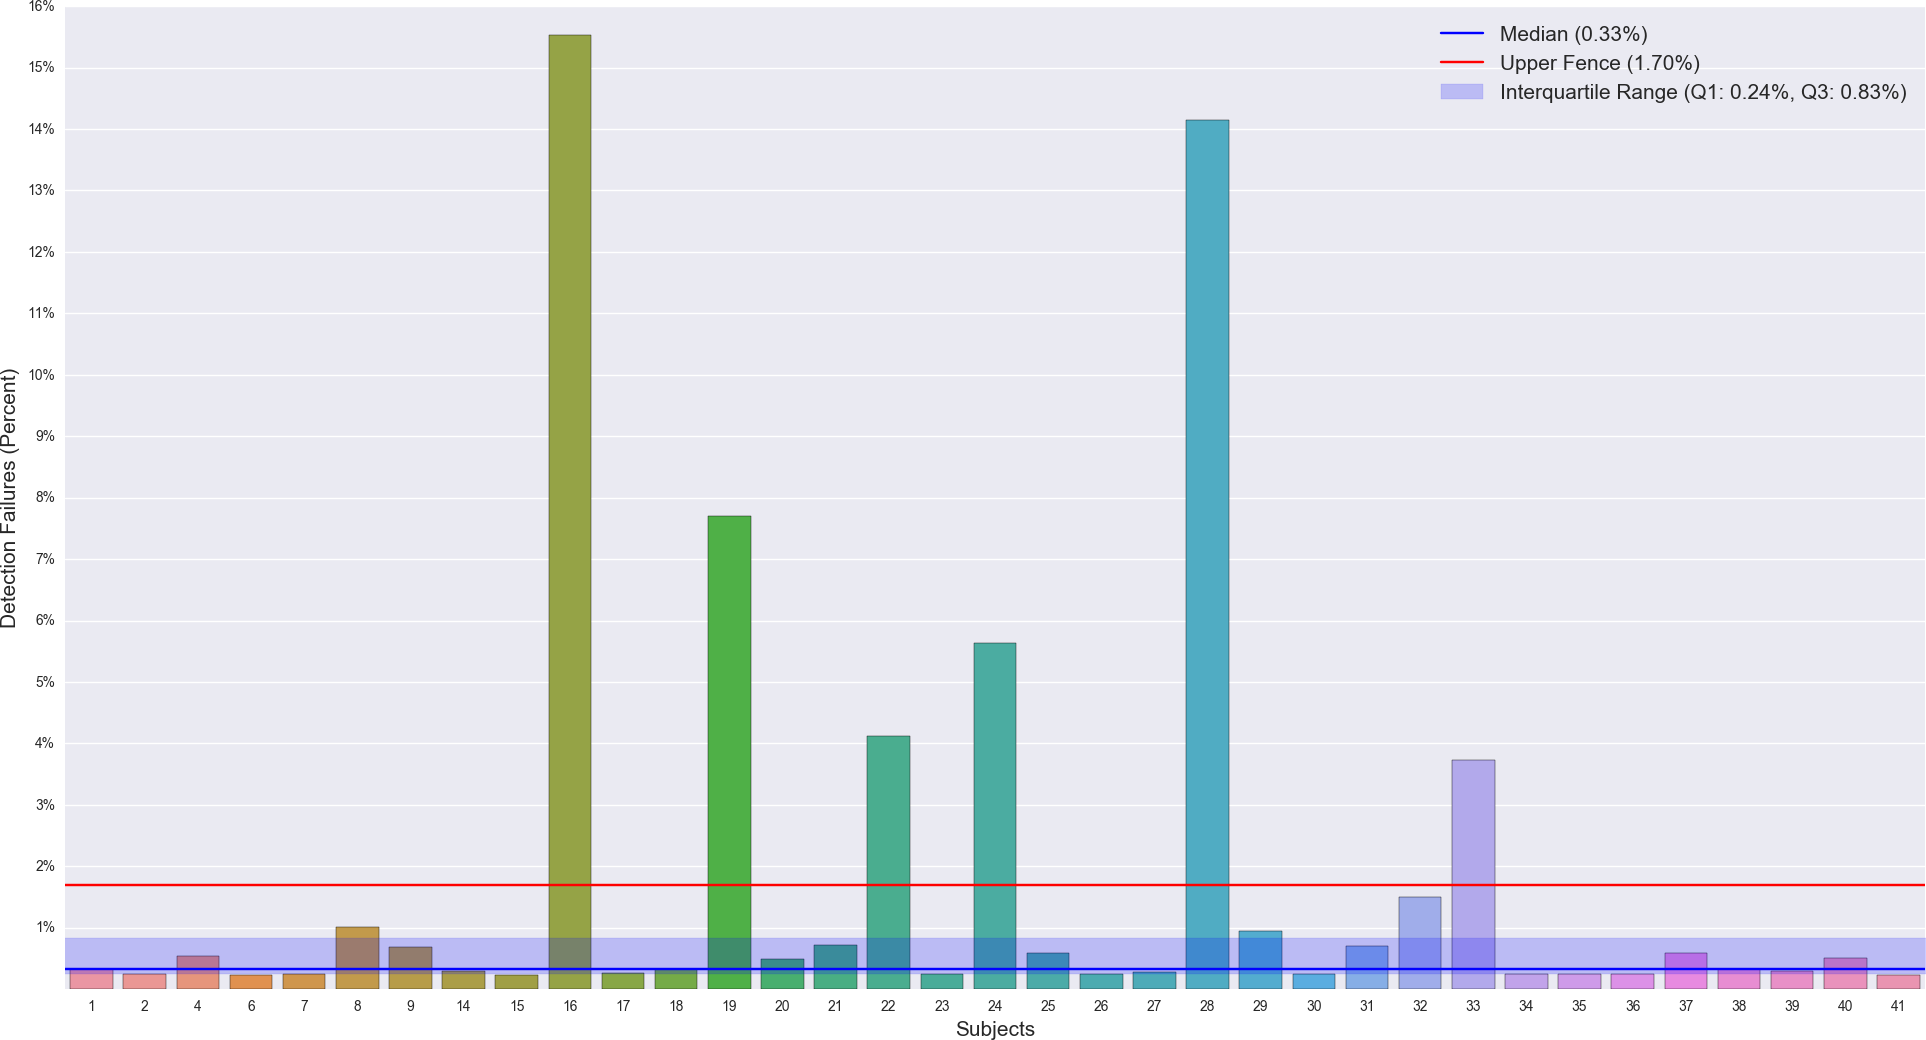

Here is the Python script that generated this plot:
#!/usr/bin/env python
#
# This file is part of the Fun SDK (fsdk) project. The complete source code is
# available at https://github.com/luigivieira/fsdk.
#
# Copyright (c) 2016-2017, Luiz Carlos Vieira (http://www.luiz.vieira.nom.br)
#
# MIT License
#
# Permission is hereby granted, free of charge, to any person obtaining a copy
# of this software and associated documentation files (the "Software"), to deal
# in the Software without restriction, including without limitation the rights
# to use, copy, modify, merge, publish, distribute, sublicense, and/or sell
# copies of the Software, and to permit persons to whom the Software is
# furnished to do so, subject to the following conditions:
#
# The above copyright notice and this permission notice shall be included in all
# copies or substantial portions of the Software.
#
# THE SOFTWARE IS PROVIDED "AS IS", WITHOUT WARRANTY OF ANY KIND, EXPRESS OR
# IMPLIED, INCLUDING BUT NOT LIMITED TO THE WARRANTIES OF MERCHANTABILITY,
# FITNESS FOR A PARTICULAR PURPOSE AND NONINFRINGEMENT. IN NO EVENT SHALL THE
# AUTHORS OR COPYRIGHT HOLDERS BE LIABLE FOR ANY CLAIM, DAMAGES OR OTHER
# LIABILITY, WHETHER IN AN ACTION OF CONTRACT, TORT OR OTHERWISE, ARISING FROM,
# OUT OF OR IN CONNECTION WITH THE SOFTWARE OR THE USE OR OTHER DEALINGS IN THE
# SOFTWARE.

import sys
import numpy as np
from matplotlib import pyplot as plt
import seaborn as sns
import pandas as pd

#---------------------------------------------
def main(argv):
    """
    Main entry point of this utility application.

    This is simply a function called by the checking of namespace __main__, at
    the end of this script (in order to execute only when this script is ran
    directly).

    Parameters
    ------
    argv: list of str
        Arguments received from the command line.
    """
    data = pd.read_csv('fails.csv') # This file is created from script faces.py

    fig, ax = plt.subplots()

    sns.barplot(x='# subject', y='fails (percent)', data=data)
    ax.set_ylim((0, 16))
    ax.set_yticks([i for i in range(1, 17)])
    ax.set_yticklabels(['{}%'.format(i) for i in range(1, 17)])

    ax.set_xlabel('Subjects', fontsize=15)
    ax.set_ylabel('Detection Failures (Percent)', fontsize=15)

    m = data['fails (percent)']

    q1 = np.percentile(m, 25)
    q2 = np.percentile(m, 50)
    q3 = np.percentile(m, 75)

    iqr = q3 - q1
    print('Q1: {}'.format(q1))
    print('Q3: {}'.format(q3))
    print('IQR: {}'.format(iqr))
    print('lower fence: {}'.format(q1 - 1.5 * iqr))
    print('upper fence: {}'.format(q3 + 1.5 * iqr))

    x = [-1] + [i for i in range(len(data['# subject'].tolist())+1)]
    y1 = [q1 for _ in range(len(x))]
    y2 = [q2 for _ in range(len(x))]
    y3 = [q3 for _ in range(len(x))]

    fence = q3 + 1.5 * iqr
    yf = [fence for _ in range(len(x))]

    ax.fill_between(x, y1, y3, color='b', alpha=0.2, zorder=2,
                    label='Interquartile Range (Q1: {:.2f}%, Q3: {:.2f}%)'.format(q1, q3))
    ax.plot(x, y2, 'b', zorder=2, label='Median ({:.2f}%)'.format(q2))
    ax.plot(x, yf, 'r', zorder=2, label='Upper Fence ({:.2f}%)'.format(fence))

    ax.legend(prop={'size':15})

    #lg = ax.legend([l0, l1, l2], labels=[,
    #                             ,
    #                             ],
    #                        loc='top right', borderaxespad=0.1)
    #lg.legendHandles[1].set_color('b')
    #lg.legendHandles[2].set_color('r')

    mng = plt.get_current_fig_manager()
    mng.window.state('zoomed')

    plt.show()

#---------------------------------------------
# namespace verification for invoking main
#---------------------------------------------
if __name__ == '__main__':
    main(sys.argv[1:])
